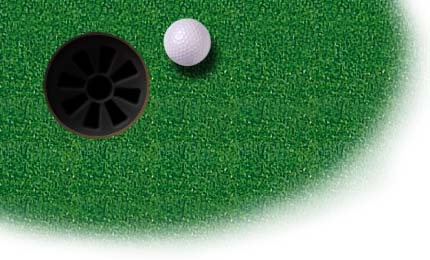
#> input picture src/lgtm/sample.jpg, 430 x 260 px
$ python cli.py
#> lines starting #> are read from the running program, lines starting #| are printed output that depends on the picture
import click
import os
from PIL import Image


@click.command()
@click.option('--words', default='Hello')
@click.argument('name')
def greet(name, words):
    click.echo(f'{words}, {name}')


def thumbnail(infile, size=(128, 128)):
#> called with infile = 'sample.jpg', size = (128, 128)
    outfile = os.path.splitext(
        infile)[0] + ".thumbnail"
    try:
        im = Image.open(infile)
#> im is the input picture: PIL image 430x260 RGB; mean R, G, B 89.6, 138.6, 97.7
        im.thumbnail(size)
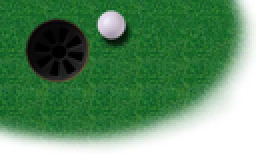
#> im: PIL image 128x77 RGB (shown 2 times larger); mean R, G, B 89.6, 138.6, 97.7
        im.save(outfile, "JPEG")
    except:
        print("cannot create", infile)


if __name__ == '__main__':
    # greet()
    thumbnail('sample.jpg')
